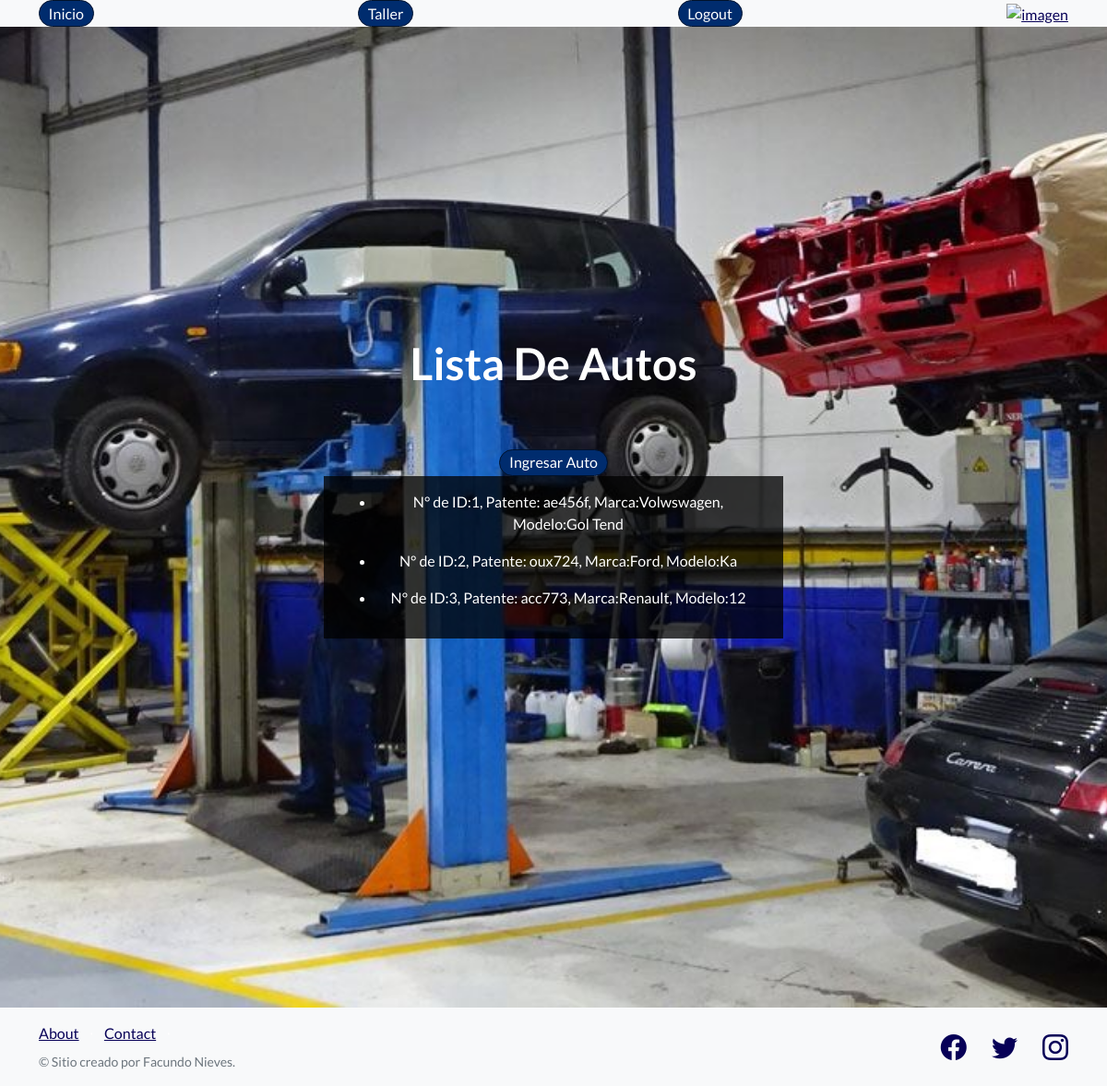
The page /taller/autos/ (signed in) on the database its author committed.
### taller/models.py (models this page shows)
class Auto(models.Model):
    marca = models.CharField(max_length=15)
    modelo = models.CharField(max_length=25)
    patente = models.CharField(max_length=7)
    def __str__(self):
        return f"N° de ID:{self.id}, Patente: {self.patente}, Marca:{self.marca}, Modelo:{self.modelo}"

### taller/views.py (the view)
# urls.py: path("autos/",views.ListaAuto.as_view(), name="listasautos"),
class ListaAuto(LoginRequiredMixin,ListView):
    model= Auto
    template_name="taller/listas_autos.html"

### taller/templates/taller/listas_autos.html (shortened to what this page needs)
{% extends 'inicio/index.html' %}
    {% block caratula %}
        <h1 class="mb-5">Lista De Autos</h1>
    {% endblock caratula %}
    {% block body %}
        <nav >
            <div class="container">
                <nav >
                    <a class="btn btn-primary" href={% url 'form_auto' %}>Ingresar Auto</a>
                    <div class="container bg-black75">
                        {% for autos in object_list %}
                            <ul>
                                <li>
                                    {{autos}}
                                </li>
                            </ul>
                        {% endfor %}
                    </div>
                </nav>
    {% endblock body %}

### rows shown on the page
Auto: id+patente+marca "N° de ID:1, Patente: ae456f, Marca:Volwswagen, Modelo:Gol Tend"
Auto: id+patente+marca "N° de ID:2, Patente: oux724, Marca:Ford, Modelo:Ka"
Auto: id+patente+marca "N° de ID:3, Patente: acc773, Marca:Renault, Modelo:12"
